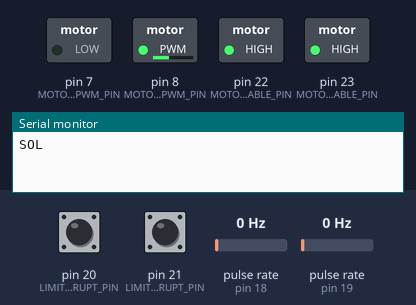
The program below on a simulated Arduino Mega 2560, built with avr-gcc and run on an emulated ATmega2560. On the bench: switched loads named in the program (green lamp = pin HIGH), the last lines printed to the serial monitor. Wiring (inferred from the names in the program): 2 × pulse sensor: data pin 18 / data pin 19. Dashed ring = blinking. Inputs (shaded band) come from the test bench; at power-on: pin 20 (LIMIT_SAG_INTERRUPT_PIN) HIGH, pin 21 (LIMIT_SOL_INTERRUPT_PIN) HIGH, pulse rate (sensors on pin 18, pin 19) 0 Hz.

Above: at 1.2 s.
1.3 s: pin 20 (LIMIT_SAG_INTERRUPT_PIN) pulled LOW for 0.15 s
At 2.5 s:
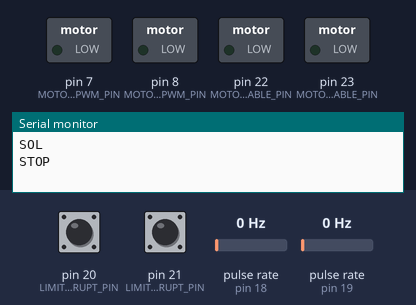
2.9 s: pin 21 (LIMIT_SOL_INTERRUPT_PIN) pulled LOW for 0.15 s
At 3.8 s:
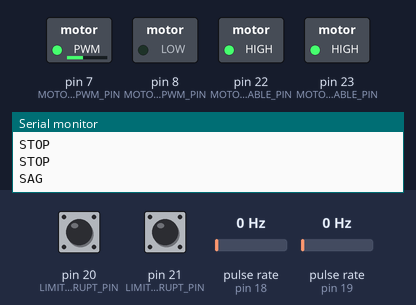
4.5 s: pulse rate (sensor on pin 18) set to 2 Hz
6.7 s: pin 20 (LIMIT_SAG_INTERRUPT_PIN) pulled LOW for 1 s
At 7.7 s:
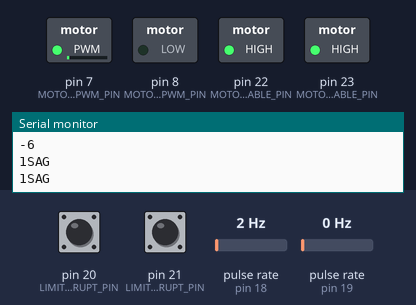
10.7 s: pulse rate (sensor on pin 19) set to 100 Hz
At 11.12 s:
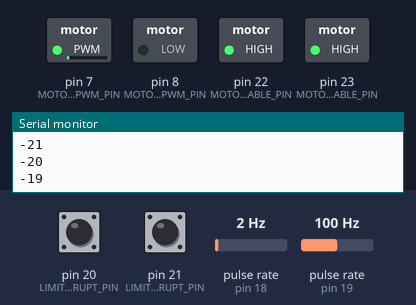
13.7 s: pulse rate (sensor on pin 18) set to 4 Hz
Timing chart, 0 to 17.7 s (numbered marks = the images above; inputs shaded):
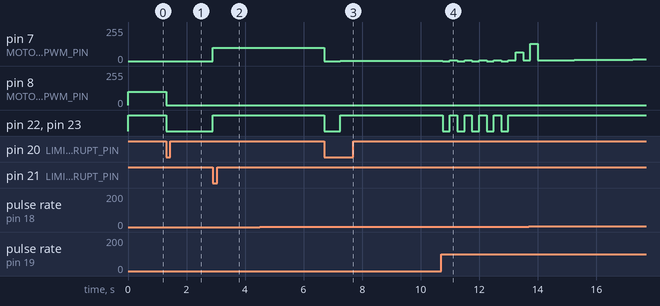

Measured:
- after the input at 1.3 s, pin 8 (MOTORDRIVER_LEFT_PWM_PIN): 100/255 → 0/255 at once; pin 22 (MOTORDRIVER_LEFT_ENABLE_PIN), pin 23 (MOTORDRIVER_RIGHT_ENABLE_PIN): HIGH → LOW at once
- after the input at 2.9 s, pin 7 (MOTORDRIVER_RIGHT_PWM_PIN): 0/255 → 100/255 at once; pin 22 (MOTORDRIVER_LEFT_ENABLE_PIN), pin 23 (MOTORDRIVER_RIGHT_ENABLE_PIN): LOW → HIGH at once
- after the input at 6.7 s, pin 7 (MOTORDRIVER_RIGHT_PWM_PIN): 100/255 → 0/255 at once, → 1/255 0.55 s later, → 2/255 2.0 s later; pin 22 (MOTORDRIVER_LEFT_ENABLE_PIN), pin 23 (MOTORDRIVER_RIGHT_ENABLE_PIN): HIGH → LOW at once, → HIGH 0.55 s later
- after the input at 10.7 s, pin 22 (MOTORDRIVER_LEFT_ENABLE_PIN), pin 23 (MOTORDRIVER_RIGHT_ENABLE_PIN): alternates HIGH for 0.25 s and LOW for 0.25 s, 10 changes in all, then stays HIGH, starting after 0.05 s

The program:

main.cpp
```cpp
#include <Arduino.h>
#include <SPI.h>
#include <mcp_can.h>

//UNO İCİN
//MOSI 11 İLE KISA DEVRE!
//MISO 12 İLE KISA DEVRE!
//SCK 13 İLE KISA DEVRE!
//ISCP ÜZERİNDEN SPI KULLANIRKEN BU PINLERI KULLANMA!
//SMD OLMAYAN DIP SOKETLİ ARDUİNOLARDA 2.ICSP PINLARI 11,12,13DEN BAĞIMSIZ KULLANILABİLİR.
//UNO PWM PINLER 3,5,6,9,10
//UNO INTERRUPT PINLER 2,3

//MEGA İCİN
//MOSI 51
//MISO 50
//SCK 52
//ISCP ÜZERİNDEN SPI KULLANIRKEN BU PINLERI KULLANMA!
//MEGA PWM PINLER 2,3,4,5,6,7,8,9,10,11,12,13
//13 ON BOARD LED
//MEGA INTERRUPT PINLER INT0->2, INT1->3, INT2->21, INT3->20, INT4->19, INT5->18

//SERIAL DEBUG ICIN 0,1 KULLANILIYOR BU PINLERI KULLANMA!

const int spiCSPin = 10; //50 MISO, 51 MOSI, 52 SCK
MCP_CAN CAN(spiCSPin);

const int LIMIT_SOL_INTERRUPT_PIN = 21; //INT 2
const int LIMIT_SAG_INTERRUPT_PIN = 20; //INT 3
//LIMIT SWITLER BİR UCU SOL->20, SAG->21 DIGER UCU 5V

//ENCODER 360 DERECE = 2048 PULSE
const int ENCODER_A_INTERRUPT_PIN = 19; //INT 4
const int ENCODER_B_INTERRUPT_PIN = 18; //INT 5
//const int ENCODER_Z_PIN = NULL;

//BTS7960B 20 Amper Motor Sürücü Kartı Bağlantısı
//VCC : +5 VDC
//GND : Toprak Bağlantısı
//L_IS, R_IS : Akım Test Pinleri //Current alarm output
//L_EN, R_EN : PWM girişleri
//L_IN, R_IN : Motor yön kontrol pinleri

const int MOTORDRIVER_LEFT_ENABLE_PIN = 22;
const int MOTORDRIVER_RIGHT_ENABLE_PIN = 23;
const int MOTORDRIVER_LEFT_PWM_PIN = 8; //PWM PIN
const int MOTORDRIVER_RIGHT_PWM_PIN = 7; //PWM PIN

volatile short temp, counter = 0; //This variable will increase or decrease depending on the rotation of encoder

volatile short max_left_to_right = 0; //Kalibrasyon sonrası tam orta nokta bu sayının yarısı olmalı.

enum calibration {left_calibration, right_calibration, running};

volatile calibration calibration_state = left_calibration;

volatile short target = 0;

void EncoderAInterrupt();
void EncoderBInterrupt();
void sag_limit();
void sol_limit();
void sagdon();
void soldon();
void sagdon(int pwm);
void soldon(int pwm);
void stop();

void PID_Hesapla(float control_in, float control_now, unsigned int positive_PID_value_map_range, unsigned int negative_PID_value_map_range);
float error=0;
float last_error=0;
float P = 0;
float I = 0;
float D = 0;

const int multiple_max = 100;
const double P_max = multiple_max * 10.0;
const double I_max = multiple_max * 1.0;
const double D_max = multiple_max * 10.0;
const double PID_max = multiple_max * 10.0;
const double KP = 1.0;
const double KI = 0.0001;
const double KD = 0.01;
float PID = 0.0;

long unsigned motor_control_eskizaman_ms = 0;
unsigned long simdiki_zaman_ms;
const short MOTOR_CONTROL_OLCUM_MS = 250.0; //AYARLA!!

void EncoderAInterrupt()
{
  // ai0 is activated if DigitalPin nr ENCODER_A_INTERRUPT_PIN is going from LOW to HIGH
  // Check pin ENCODER_B_INTERRUPT_PIN to determine the direction
  if (digitalRead(ENCODER_B_INTERRUPT_PIN) == LOW)
  {
    counter++;
  }
  else
  {
    counter--;
  }
}

void EncoderBInterrupt()
{
  // ai0 is activated if DigitalPin nr ENCODER_B_INTERRUPT_PIN is going from LOW to HIGH
  // Check with pin ENCODER_A_INTERRUPT_PIN to determine the direction
  if (digitalRead(ENCODER_A_INTERRUPT_PIN) == LOW)
  {
    counter--;
  }
  else
  {
    counter++;
  }
}

void sag_limit()
{
  stop();
  if (calibration_state != left_calibration)
  {
    max_left_to_right = counter;

    if (calibration_state == right_calibration) //Sağ kalibrasyonun tamamlanması.
    {
      calibration_state = running;
      target = max_left_to_right/2;
    }
  }

  byte data_byte_0 = 0x2; //225 adresinden sag limit bilgisi
  byte stmp[1] = {data_byte_0};
  CAN.sendMsgBuf(0xE1, 0, 1, stmp); //225 Adresinden sag limit bilgisi yazdırılıyor.
}

void sol_limit()
{
  stop();
  counter = 0;
  if (calibration_state == left_calibration) //Sol kalibrasyonun tamamlanması.
  {
    calibration_state = right_calibration;
    sagdon();
  }

  byte data_byte_0 = 0x0; //225 adresinden sol limit bilgisi
  byte stmp[1] = {data_byte_0};
  CAN.sendMsgBuf(0xE1, 0, 1, stmp); //225 Adresinden sol limit bilgisi yazdırılıyor.
}

void sagdon()
{
  Serial.println("SAG");
  digitalWrite(MOTORDRIVER_RIGHT_ENABLE_PIN, HIGH);
  digitalWrite(MOTORDRIVER_LEFT_ENABLE_PIN, HIGH);
  digitalWrite(MOTORDRIVER_LEFT_PWM_PIN, LOW);
  analogWrite(MOTORDRIVER_RIGHT_PWM_PIN, 100);

  byte data_byte_0 = 0x1; //225 adresinden swichtler limitde değil bilgisi
  byte stmp[1] = {data_byte_0};
  CAN.sendMsgBuf(0xE1, 0, 1, stmp); //225 Adresinden swichtler limitde değil bilgisi yazdırılıyor.
}

void sagdon(int pwm)
{
  Serial.print(pwm);
  Serial.println("SAG");
  digitalWrite(MOTORDRIVER_RIGHT_ENABLE_PIN, HIGH);
  digitalWrite(MOTORDRIVER_LEFT_ENABLE_PIN, HIGH);
  digitalWrite(MOTORDRIVER_LEFT_PWM_PIN, LOW);
  analogWrite(MOTORDRIVER_RIGHT_PWM_PIN, pwm);

  byte data_byte_0 = 0x1; //225 adresinden swichtler limitde değil bilgisi
  byte stmp[1] = {data_byte_0};
  CAN.sendMsgBuf(0xE1, 0, 1, stmp); //225 Adresinden swichtler limitde değil bilgisi yazdırılıyor.
}

void soldon()
{
  Serial.println("SOL");
  digitalWrite(MOTORDRIVER_LEFT_ENABLE_PIN, HIGH);
  digitalWrite(MOTORDRIVER_RIGHT_ENABLE_PIN, HIGH);
  digitalWrite(MOTORDRIVER_RIGHT_PWM_PIN, LOW);
  analogWrite(MOTORDRIVER_LEFT_PWM_PIN, 100);

  byte data_byte_0 = 0x1; //225 adresinden swichtler limitde değil bilgisi
  byte stmp[1] = {data_byte_0};
  CAN.sendMsgBuf(0xE1, 0, 1, stmp); //225 Adresinden swichtler limitde değil bilgisi yazdırılıyor.
}

void soldon(int pwm)
{
  Serial.print(pwm);
  Serial.println("SOL");
  digitalWrite(MOTORDRIVER_LEFT_ENABLE_PIN, HIGH);
  digitalWrite(MOTORDRIVER_RIGHT_ENABLE_PIN, HIGH);
  digitalWrite(MOTORDRIVER_RIGHT_PWM_PIN, LOW);
  analogWrite(MOTORDRIVER_LEFT_PWM_PIN, pwm);

  byte data_byte_0 = 0x1; //225 adresinden swichtler limitde değil bilgisi
  byte stmp[1] = {data_byte_0};
  CAN.sendMsgBuf(0xE1, 0, 1, stmp); //225 Adresinden swichtler limitde değil bilgisi yazdırılıyor.
}

void stop()
{
  Serial.println("STOP");
  digitalWrite(MOTORDRIVER_RIGHT_ENABLE_PIN, LOW);
  digitalWrite(MOTORDRIVER_LEFT_PWM_PIN, LOW);
  digitalWrite(MOTORDRIVER_RIGHT_PWM_PIN, LOW);
  digitalWrite(MOTORDRIVER_LEFT_ENABLE_PIN, LOW);
}

void PID_Hesapla(float control_in, float control_now, unsigned int positive_PID_value_map_range, unsigned int negative_PID_value_map_range)
{
  last_error = error;
  error = control_in - control_now; //PID ile kontrol edilecek değişken control now

  P = KP*error;//Oransal Kontrol
  if (P > P_max) P = P_max;
  else if (P < -P_max) P = -P_max;

  I += KI*error; //Integralsal Kontrol
  if (I > I_max) I = I_max;
  else if (I < -I_max) I = -I_max;

  D = KD*(error-last_error); //Diferansiyel Kontrol
  if (D > D_max) D = D_max;
  else if (D < -D_max) D = -D_max;

  PID = P+I+D;
  if (PID > PID_max) PID = PID_max;
  else if (PID < -PID_max) PID = -PID_max;

  if      (PID > 0) PID = map(PID,    0, PID_max,    0, positive_PID_value_map_range);
  else if (PID < 0) PID = map(PID,    -PID_max, 0,   -negative_PID_value_map_range, 0);
}

void setup()
{
  //ENCODER SETUP
  pinMode(ENCODER_A_INTERRUPT_PIN, INPUT_PULLUP);
  pinMode(ENCODER_B_INTERRUPT_PIN, INPUT_PULLUP);

  attachInterrupt(digitalPinToInterrupt(ENCODER_A_INTERRUPT_PIN), EncoderAInterrupt, RISING);
  attachInterrupt(digitalPinToInterrupt(ENCODER_B_INTERRUPT_PIN), EncoderBInterrupt, RISING);

  //LIMIT SWITCH SETUP
  pinMode(LIMIT_SOL_INTERRUPT_PIN, INPUT_PULLUP);
  pinMode(LIMIT_SAG_INTERRUPT_PIN, INPUT_PULLUP);

  attachInterrupt(digitalPinToInterrupt(LIMIT_SOL_INTERRUPT_PIN), sol_limit, FALLING);
  attachInterrupt(digitalPinToInterrupt(LIMIT_SAG_INTERRUPT_PIN), sag_limit, FALLING);

  //MOTOR DRIVER SETUP
  pinMode(MOTORDRIVER_LEFT_ENABLE_PIN,OUTPUT);
  pinMode(MOTORDRIVER_RIGHT_ENABLE_PIN, OUTPUT);
  pinMode(MOTORDRIVER_LEFT_PWM_PIN, OUTPUT);
  pinMode(MOTORDRIVER_RIGHT_PWM_PIN, OUTPUT);

  digitalWrite(MOTORDRIVER_LEFT_ENABLE_PIN, LOW);
  digitalWrite(MOTORDRIVER_RIGHT_ENABLE_PIN, LOW);
  digitalWrite(MOTORDRIVER_LEFT_PWM_PIN, LOW);
  digitalWrite(MOTORDRIVER_RIGHT_PWM_PIN, LOW);

  //SERIAL BEGIN
  Serial.begin(9600);

  // //CAN CONNETION BEGIN
  // while (CAN_OK != CAN.begin(CAN_500KBPS))
  // {
  //   Serial.println("CAN BUS Init Failed");
  //   delay(100);
  // }
  // Serial.println("CAN BUS  Init OK!");

  soldon();
}

void loop()
{
  // Send the value of counter
  if (counter != temp)
  {
    Serial.println(counter);
    temp = counter;
  }

  simdiki_zaman_ms = millis();
  if (simdiki_zaman_ms - motor_control_eskizaman_ms >= MOTOR_CONTROL_OLCUM_MS)
  {
    if (calibration_state == calibration::left_calibration || calibration_state == calibration::right_calibration)
    {
      byte data_byte_0 = 0x0; //210 adresinden direksiyonun kalibre edildiği bilgisi //Basılan veri önemsiz adresin 210 olması önemli
      byte stmp[1] = {data_byte_0};
      CAN.sendMsgBuf(0xD2, 0, 1, stmp); //210 Adresinden direksiyonun kalibre edildiği bilgisi yazdırılıyor.
    }
    else if (calibration_state == calibration::running)
    {
      PID_Hesapla(target, counter, 255, 255);
      if (PID == 0)
        stop(); //Motor Kapa
      else if (PID < 0)
        soldon((int)-PID); //Sola dönüş gerekiyor.
      else if (PID > 0)
        sagdon((int)PID); //Sağa dönüş gerekiyor.
    }
    motor_control_eskizaman_ms = millis();
  }

  unsigned char len = 0;
  unsigned char buf[8];

  if (CAN_MSGAVAIL == CAN.checkReceive())
  {
    CAN.readMsgBuf(&len, buf);

    unsigned long canId = CAN.getCanId();

    Serial.println("-----------------------------");
    Serial.print("Data from ID: 0x");
    Serial.println(canId, HEX);

    for (int i = 0; i < len; i++)
    {
      Serial.print(buf[i]);
      Serial.print(" | ");
    }
    Serial.println();

    //GELEN ACIYA GORE MOTOR KONTROL
    if (canId == 250) //Direksiyon Açı bilgisi
    {
      target = map(buf[1], 0, 255, 0, max_left_to_right); //0-255 arasında gelen hedef sinyalini genişletir.
    }
  }
}
```
